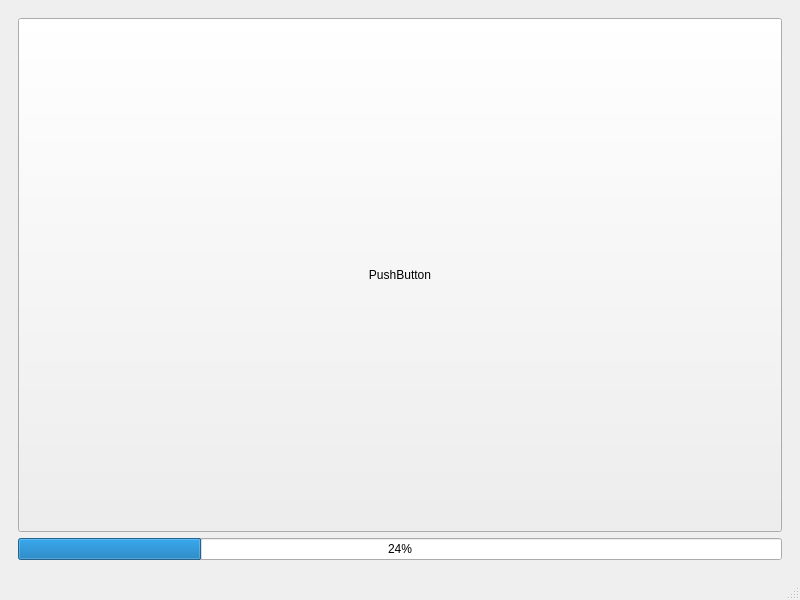
<?xml version="1.0" encoding="UTF-8"?>
<ui version="4.0">
 <class>MainWindow</class>
 <widget class="QMainWindow" name="MainWindow">
  <property name="geometry">
   <rect>
    <x>0</x>
    <y>0</y>
    <width>800</width>
    <height>600</height>
   </rect>
  </property>
  <property name="windowTitle">
   <string>HelloWorld</string>
  </property>
  <widget class="QWidget" name="centralwidget">
   <layout class="QHBoxLayout" name="horizontalLayout">
    <item>
     <widget class="QWidget" name="widget" native="true">
      <layout class="QHBoxLayout" name="horizontalLayout_2">
       <item>
        <layout class="QVBoxLayout" name="verticalLayout">
         <item>
          <widget class="QPushButton" name="pushButton">
           <property name="sizePolicy">
            <sizepolicy hsizetype="Minimum" vsizetype="Minimum">
             <horstretch>0</horstretch>
             <verstretch>0</verstretch>
            </sizepolicy>
           </property>
           <property name="text">
            <string>PushButton</string>
           </property>
          </widget>
         </item>
         <item>
          <widget class="QProgressBar" name="progressBar">
           <property name="value">
            <number>24</number>
           </property>
          </widget>
         </item>
        </layout>
       </item>
      </layout>
     </widget>
    </item>
   </layout>
  </widget>
  <widget class="QMenuBar" name="menubar">
   <property name="geometry">
    <rect>
     <x>0</x>
     <y>0</y>
     <width>800</width>
     <height>20</height>
    </rect>
   </property>
  </widget>
  <widget class="QStatusBar" name="statusbar"/>
 </widget>
 <resources/>
 <connections/>
</ui>
